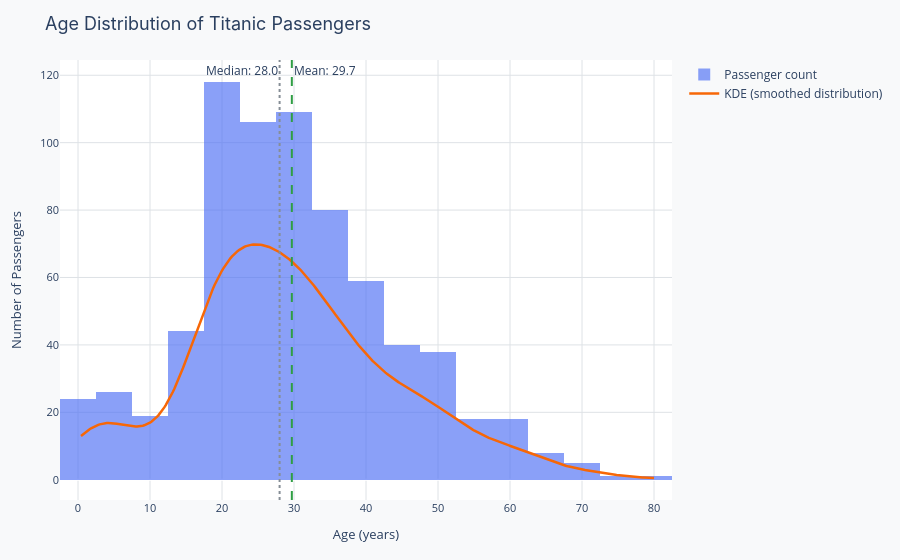

Notebook code for this chart:
### Markdown cell above
---
## Real-world example: Titanic Dataset

The chart below shows the age distribution of Titanic passengers with a KDE overlay and lines marking the mean and median.

Notice:
- The distribution is **roughly bell-shaped** with a slight right skew — the mean (29.7) sits just above the median (28)
- There is a small **peak around age 1-2**, representing infants and toddlers who skew the lower tail
- The oldest passenger was 80, creating a short right tail

> **Discussion question:** The survival rate across the entire Titanic dataset is about 38%. Does that surprise you given what you know about the disaster? What does a 38% survival rate imply about who was saved?

### Code cell
np.random.seed(42)

age = titanic["age"].dropna()
kde_x = np.linspace(age.min(), age.max(), 400)
kde_y = stats.gaussian_kde(age)(kde_x)
kde_scale = len(age) * (age.max() - age.min()) / 25

fig = go.Figure()

fig.add_trace(go.Histogram(
    x=age,
    nbinsx=25,
    marker_color=PALETTE["primary"],
    opacity=0.65,
    name="Passenger count",
))

fig.add_trace(go.Scatter(
    x=kde_x,
    y=kde_y * kde_scale,
    mode="lines",
    line=dict(color=PALETTE["secondary"], width=2.5),
    name="KDE (smoothed distribution)",
))

fig.add_vline(
    x=age.mean(), line_dash="dash", line_color=PALETTE["accent"],
    annotation_text=f"Mean: {age.mean():.1f}", annotation_position="top right",
)
fig.add_vline(
    x=age.median(), line_dash="dot", line_color=PALETTE["muted"],
    annotation_text=f"Median: {age.median():.1f}", annotation_position="top left",
)

layout = base_layout(
    title="Age Distribution of Titanic Passengers",
    xaxis_title="Age (years)",
    yaxis_title="Number of Passengers",
)
layout.update(showlegend=True)
fig.update_layout(layout)
fig.show()

### Figure 1 — Plotly figure (JSON) as saved in the notebook; plotly's stock layout.template omitted (floating-point values rounded to 4 significant figures; data arrays with more than 128 entries replaced by an {"elided": "..."} marker saying what was removed)
{"data": [{"marker": {"color": "#4C6EF5"}, "name": "Passenger count", "nbinsx": 25, "opacity": 0.65, "type": "histogram", "x": {"elided": "714 float values"}}, {"line": {"color": "#F76707", "width": 2.5}, "mode": "lines", "name": "KDE (smoothed distribution)", "type": "scatter", "x": {"elided": "400 float values"}, "y": {"elided": "400 float values"}}], "layout": {"annotations": [{"showarrow": false, "text": "Mean: 29.7", "x": 29.7, "xanchor": "left", "xref": "x", "y": 1, "yanchor": "top", "yref": "y domain"}, {"showarrow": false, "text": "Median: 28.0", "x": 28, "xanchor": "right", "xref": "x", "y": 1, "yanchor": "top", "yref": "y domain"}], "legend": {"font": {"size": 12}}, "margin": {"b": 60, "l": 60, "r": 30, "t": 60}, "paper_bgcolor": "#F8F9FA", "plot_bgcolor": "#FFFFFF", "shapes": [{"line": {"color": "#2F9E44", "dash": "dash"}, "type": "line", "x0": 29.7, "x1": 29.7, "xref": "x", "y0": 0, "y1": 1, "yref": "y domain"}, {"line": {"color": "#868E96", "dash": "dot"}, "type": "line", "x0": 28, "x1": 28, "xref": "x", "y0": 0, "y1": 1, "yref": "y domain"}], "showlegend": true, "title": {"font": {"family": "Inter, Arial, sans-serif", "size": 18}, "text": "Age Distribution of Titanic Passengers"}, "xaxis": {"gridcolor": "#DEE2E6", "tickfont": {"size": 11}, "title": {"font": {"size": 13}, "text": "Age (years)"}}, "yaxis": {"gridcolor": "#DEE2E6", "tickfont": {"size": 11}, "title": {"font": {"size": 13}, "text": "Number of Passengers"}}}}
